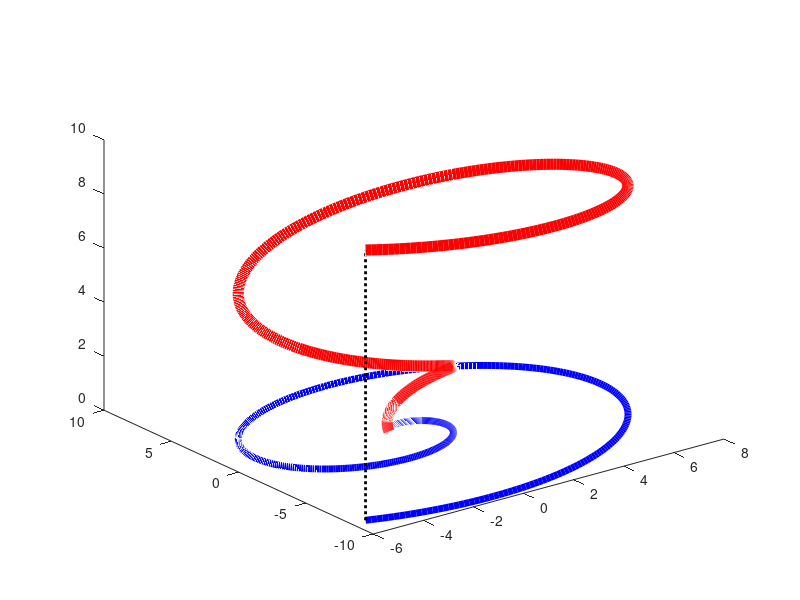

Source code (MATLAB): (Note: this script raises an error after producing the figure.)
  %% mydata_rotate3D
  % demo that produces an animated png picture in 3D; it rotates when opened in a browser, such as Firefox
  % make sure that your operating system can find the open-source animated png-assembler apngasm-2.91-bin-win64.exe
  % this assembler app is ran outside Matlab by Matlab function rotate3D
  
  close all
  z = linspace(0,10,500)'; y = z.*cos(z); x = z.*sin(z); % set data
  
  Hfig = figure; % assign figure-handle for use in rotate3D
  plot3(x, y, z, 'r', 'linewidth', 8) % make 3D plot of data-curve
  hold on % add to figure
  plot3(x, y, 0*z, 'b', 'linewidth', 5) % make projection of data-curve on x,y-plane
  plot3(x([end end],1),y([end end],1),z([1 end],1), ':k', 'linewidth', 2) % connect end-points of both curves
  
  Ax = gca; Ax.XColor = 'none'; Ax.YColor = 'none'; Ax.ZColor = 'none'; % hide all axes
  view([60 20]) % set viewing angle on xy-plane, while rotating around z-axis
  rotate3D(Hfig, 'mydata_rotate3D'); % this writes 100 files in subdir "frames", and deletes them after producing the output file
  % you first see a rotating Matlab-fig, where Matlab does a single rotation inside Matlab
  % then frame-pictures are written; this takes a while, see progress in Matlab's command-window
  % these frame-pictures are catenated in the animated png file that is included in a html file and continuously rotates outside Matlab
  
  % write html-file that includes the animated png-file mydata_rotate3D.png
  oid = fopen('mydata_rotate3D.html', 'w+'); % open file for reading and writing and deletes old content   
  fprintf(oid, '<!DOCTYPE html><html><body><img src="mydata_rotate3D.png" width="800px"></body></html>\n');           
  fclose(oid); close all
  
  web('mydata_rotate3D.html','-browser'); % open html-file in browser

  pause(3) % make sure that your browser has enough time to load the html before deleting it
  delete('mydata_rotate3D.html','mydata_rotate3D.png') % clean-up; edit this if you want to keep these files
  % the result of this demo is only held inside your browser; all help-files are deleted
